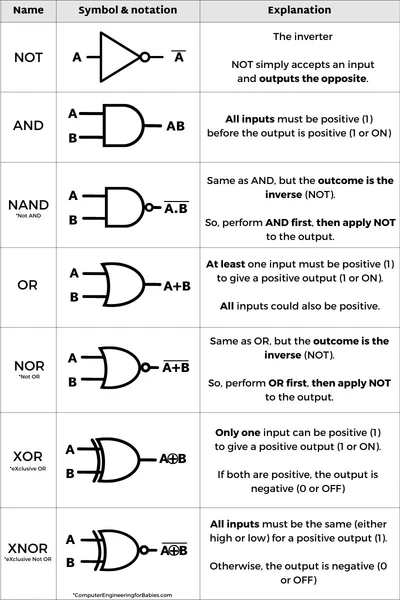
#> input picture 2025 Classes/Competition Class/HCIC Code/images/logic_gates.jpg, 400 x 600 px
$ python -i session4.py   (imports and definitions only)
#> lines starting #> are read from the running program, lines starting #| are printed output that depends on the picture; after the words box and inside, x2 and y2 are one past the last pixel; in counts of white or black regions, pixels touching at a corner belong together
#> further down, picture is the input picture: shape (600, 400, 3); mean B, G, R 234.9, 234.9, 234.9
# --- Imports ---
import cv2
import numpy as np
from ugot import ugot


# --- List of filters in order ---
# Each entry is a display name and a function that takes a frame and alters it
def apply_normal(frame):
    return frame


def apply_grayscale(frame):
    gray = cv2.cvtColor(frame, cv2.COLOR_BGR2GRAY)
    return cv2.cvtColor(gray, cv2.COLOR_GRAY2BGR)


def apply_blur(frame):
    return cv2.GaussianBlur(frame, (21, 21), 0)


# [4 lines left out: function apply_edges, not called in this run]


def apply_cartoon(frame):
    # Smooth the colors, then overlay strong edges
    color = cv2.bilateralFilter(frame, 9, 250, 250)
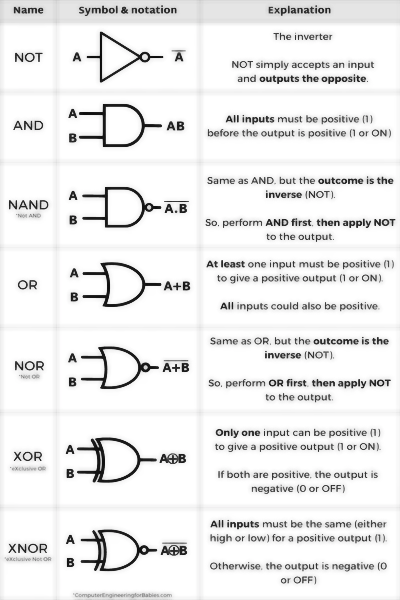
#> color: shape (600, 400, 3); mean B, G, R 236.3, 236.3, 236.3
    gray = cv2.cvtColor(frame, cv2.COLOR_BGR2GRAY)
    edges = cv2.adaptiveThreshold(
        cv2.medianBlur(gray, 7),
        255,
        cv2.ADAPTIVE_THRESH_MEAN_C,
        cv2.THRESH_BINARY,
        9,
        2,
    )
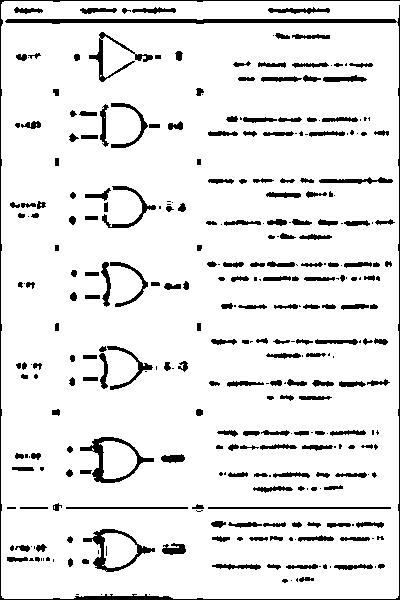
#> edges: shape (600, 400); 90.5% white; 316 black regions (101 under 20 px), largest, box (x1, y1, x2, y2) and area: (0, 0, 400, 600) 4006, (80, 437, 154, 483) 756, (83, 529, 155, 572) 694
    edges_bgr = cv2.cvtColor(edges, cv2.COLOR_GRAY2BGR)
    return cv2.bitwise_and(color, edges_bgr)
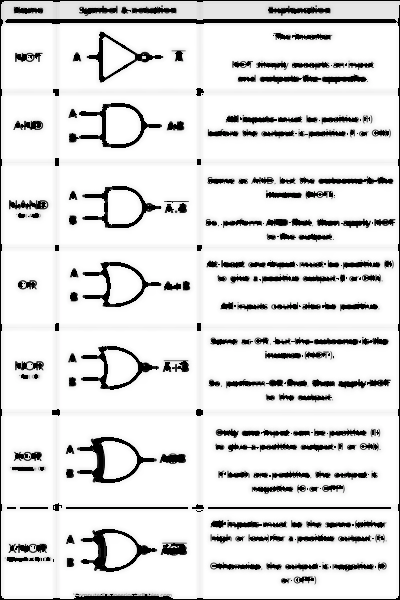
#> returned value: shape (600, 400, 3); mean of channels 0, 1, 2 221.9, 221.9, 221.9; drawn as B, G, R


def apply_invert(frame):
    return cv2.bitwise_not(frame)


# [17 lines left out: functions apply_sepia, apply_pixelate, apply_sharpen, not called in this run]

# --- Constants ---
FILTERS = [
    ("Normal", apply_normal),
    ("Grayscale", apply_grayscale),
    ("Blur", apply_blur),
    ("Edges", apply_edges),
    ("Cartoon", apply_cartoon),
    ("Invert", apply_invert),
    ("Sepia", apply_sepia),
    ("Pixelate", apply_pixelate),
    ("Pixelate", apply_sharpen)
]


# --- Main Loop ---
# [52 lines left out: function main, not called in this run]


# --- Entry Point ---
# [2 lines not run here, left out]

>>> import cv2
>>> picture = cv2.imread('../../2025 Classes/Competition Class/HCIC Code/images/logic_gates.jpg')
>>> result = apply_cartoon(picture)
